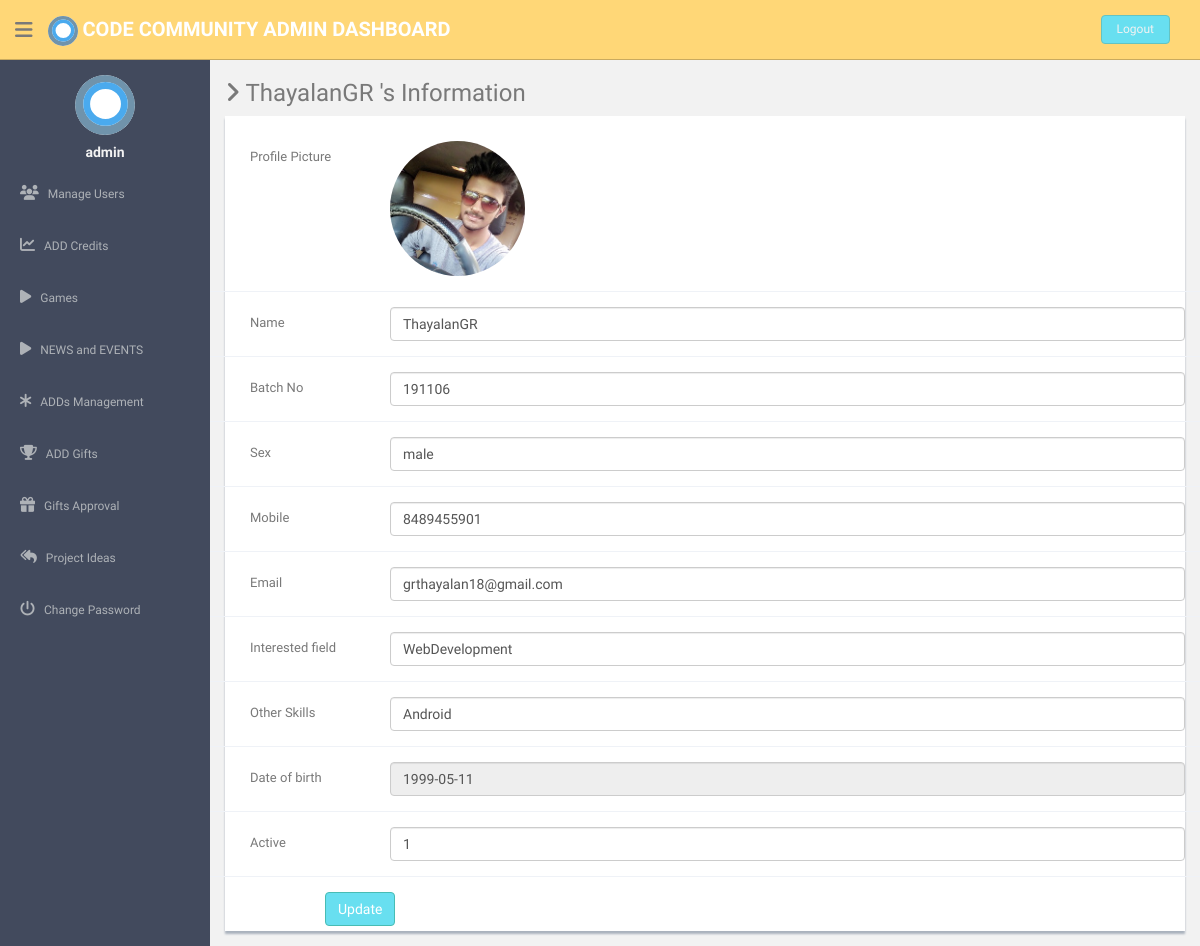
Page /admin/update-profile.php?uid=17 (signed in) on the committed database.
### tables this page shows
CREATE TABLE `user` (
  `user_id` int(11) NOT NULL,
  `role_id` int(11) NOT NULL,
  `name` varchar(255) NOT NULL,
  `birthdate` date NOT NULL,
  `gender` varchar(255) NOT NULL,
  `email` varchar(255) NOT NULL,
  `mobile` varchar(12) DEFAULT NULL,
  `password` varchar(255) NOT NULL,
  `activationcode` varchar(255) NOT NULL,
  `forgetpasswordcode` varchar(255) NOT NULL,
  `batchno` varchar(255) NOT NULL,
  `upload_image` varchar(255) NOT NULL,
  `active` int(11) NOT NULL DEFAULT '0',
  `interest` varchar(255) NOT NULL,
  `exception` varchar(255) DEFAULT NULL
);

### admin/update-profile.php (the view, shortened to what this page needs)
<?php
include'dbconnection.php';
?>
<!DOCTYPE html>
<html lang="en">
  <head>
    <link href="assets/css/bootstrap.css" rel="stylesheet">
    <link href="assets/font-awesome/css/font-awesome.css" rel="stylesheet" />
    <link href="assets/css/style.css" rel="stylesheet">
    <link href="assets/css/style-responsive.css" rel="stylesheet">
  </head>
  <body>
  <section id="container" >
<?php include('./header.php'); ?>
        <?php include('./sidebar.php'); ?>
      <?php $ret=mysqli_query($con,"select * from user where user_id='".$_GET['uid']."'");
	  while($row=mysqli_fetch_array($ret))
	  {?>
      <section id="main-content">
          <section class="wrapper">
          	<h3><i class="fa fa-angle-right"></i> <?php echo $row['name'];?> 's Information</h3>
				<div class="row">
                  <div class="col-md-12">
                      <div class="content-panel">
                           <form class="form-horizontal style-form" name="form1" method="post" action="" onSubmit="return valid();">
                           <div class="form-group">
                              <label class="col-sm-2 col-sm-2 control-label" style="padding-left:40px;">Profile Picture </label>
                              <div class="col-sm-2">
                             <img alt="User Pic" src="../upload/img/<?php echo $row['upload_image']; ?>" class="img-circle img-responsive">
                             </div>
                          </div>
                           <div class="form-group">
                              <label class="col-sm-2 col-sm-2 control-label" style="padding-left:40px;">Name </label>
                              <div class="col-sm-10">
                                  <input type="text" class="form-control" name="name" value="<?php echo $row['name'];?>" >
                              </div>
                          </div>
                          <div class="form-group">
                              <label class="col-sm-2 col-sm-2 control-label" style="padding-left:40px;">Batch No </label>
                              <div class="col-sm-10">
                                  <input type="text" class="form-control" name="bno" value="<?php echo $row['batchno'];?>" >
                              </div>
                          </div>
                          <div class="form-group">
                              <label class="col-sm-2 col-sm-2 control-label" style="padding-left:40px;">Sex </label>
                              <div class="col-sm-10">
                                  <input type="text" class="form-control" name="sex" value="<?php echo $row['gender'];?>" >
                              </div>
                          </div>
                              <div class="form-group">
                              <label class="col-sm-2 col-sm-2 control-label" style="padding-left:40px;">Mobile</label>
                              <div class="col-sm-10">
                                  <input type="text" class="form-control" name="mob" value="<?php echo $row['mobile'];?>" >
                              </div>
                          </div>
                            <div class="form-group">
                              <label class="col-sm-2 col-sm-2 control-label" style="padding-left:40px;">Email </label>
                              <div class="col-sm-10">
                                  <input type="text" class="form-control" name="email" value="<?php echo $row['email'];?>">
                              </div>
                          </div>
                          <div class="form-group">
                              <label class="col-sm-2 col-sm-2 control-label" style="padding-left:40px;">Interested field</label>
                              <div class="col-sm-10">
                                  <input type="text" class="form-control" name="interest" value="<?php echo $row['interest'];?>">
                              </div>
                          </div>
                          <div class="form-group">
                              <label class="col-sm-2 col-sm-2 control-label" style="padding-left:40px;">Other Skills</label>
                              <div class="col-sm-10">
                                  <input type="text" class="form-control" name="exception" value="<?php echo $row['exception'];?>" >
                              </div>
                          </div>
                            <div class="form-group">
                              <label class="col-sm-2 col-sm-2 control-label" style="padding-left:40px;">Date of birth </label>
                              <div class="col-sm-10">
                                  <input type="text" class="form-control" name="dob" value="<?php echo $row['birthdate'];?>" readonly>
                              </div>
                          </div>
                          <div class="form-group">
                              <label class="col-sm-2 col-sm-2 control-label" style="padding-left:40px;">Active</label>
                              <div class="col-sm-10">
                                  <input type="text" class="form-control" name="active" value="<?php echo $row['active'];?>" >
                              </div>
                          </div>
                          <div style="margin-left:100px;">
                          <input type="submit" name="Submit" value="Update" class="btn btn-theme"></div>
                          </form>
                      </div>
                  </div>
              </div>
		</section>
        <?php } ?>
      </section></section>
  </body>
</html>

### admin/assets/css/style.css (style rules this page uses)
body { color: #797979; background: #f2f2f2; font-family: 'Ruda', sans-serif; padding: 0px !important; margin: 0px !important; font-size:13px; }
#container { width: 100%; height: 100%; }
.btn-theme { color: #fff; background-color: #68dff0; border-color: #48bcb4; }
#main-content { margin-left: 210px; }
.wrapper { display: inline-block; margin-top: 60px; padding-left: 15px; padding-right: 15px; padding-bottom: 15px; padding-top: 0px; width: 100%; }
.content-panel { background: #ffffff; box-shadow: 0px 3px 2px #aab2bd; padding-top: 15px; padding-bottom: 5px; }
label { font-weight: 400; }
.form-horizontal.style-form .form-group { border-bottom: 1px solid #eff2f7; padding-bottom: 15px; margin-bottom: 15px; }
@media (min-width: 768px) { .form-horizontal .control-label { text-align: left; } }

### admin/header.php (style rules this page uses)
body { color: #797979; background: #f2f2f2; font-family: 'Ruda', sans-serif; padding: 0px !important; margin: 0px !important; font-size:13px; }

### rows in the picture
user: name "ThayalanGR", upload_image (picture), bno "191106", sex "male", mob "8489455901", email "grthayalan18@gmail.com", interest "WebDevelopment", exception "Android", dob "1999-05-11", active "1"

### other values in the picture
$_SESSION['adminlogin'] "admin"
